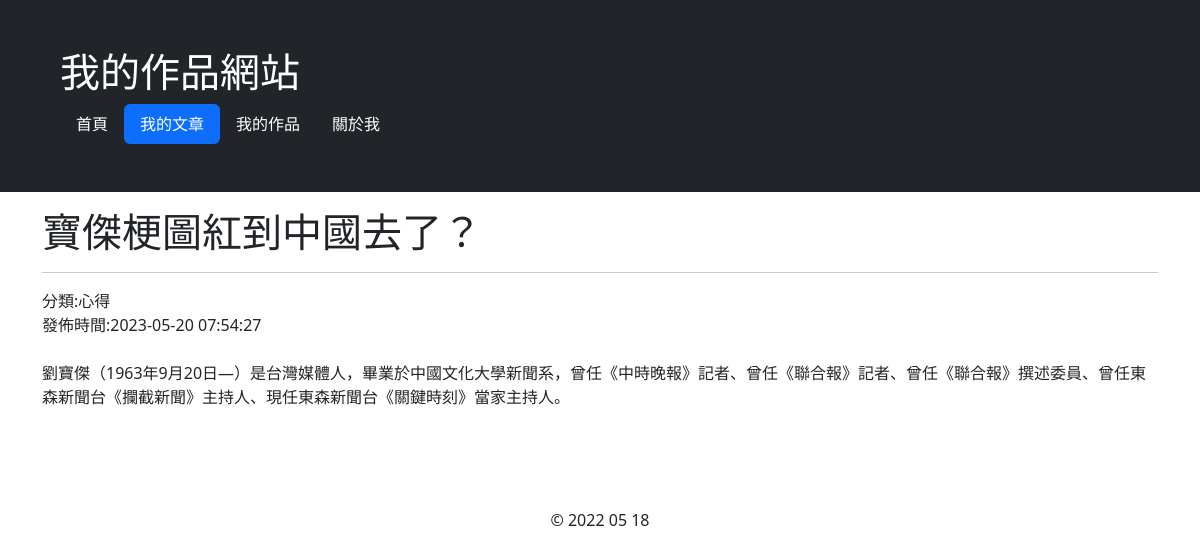
Page /article.php?p=10 on the committed database.
### tables this page shows
CREATE TABLE `article` (
  `id` int(11) NOT NULL COMMENT '文章if',
  `title` varchar(30) NOT NULL COMMENT '標題',
  `category` varchar(50) NOT NULL COMMENT '分類',
  `content` text NOT NULL COMMENT '內文',
  `publish` tinyint(1) NOT NULL COMMENT '是否發佈',
  `create_date` datetime NOT NULL COMMENT '建立日期',
  `modify_date` datetime DEFAULT NULL COMMENT '修改日期'
);

### php/functions.php (called while the page is built, shortened)
<?php
function get_article($id){
    $link = $GLOBALS['link'];
    $article = NULL ;
    $sql = "SELECT * FROM `article` WHERE `id` = {$id} ;" ;
    $result = mysqli_query($link, $sql);
    if($result) {
        if(mysqli_num_rows($result) == 1 ){
            $article = mysqli_fetch_assoc($result);
        }
    }else{
        echo "0 result";
    }
    return $article;
}
?>

### article.php (the view, shortened to what this page needs)
<?php
	require_once "./php/functions.php";
	$article = get_article($_GET['p']);
?>
<!DOCTYPE html>
<html>
<head>
	<link rel="stylesheet" type="text/css" href="./css/bootstrap.min.css">
	<link rel="stylesheet" type="text/css" href="./css/style.css">
</head>
<body>
<div class="p-5 bg-dark text-white mb-3 ">
	<div class="container">
	  <div class="row">
		<div class="col-xs-12">
			<h1 class="text-left">我的作品網站</h1>
			<ul class="nav nav-pills">
			  <li class="nav-item">
			    <a class="nav-link text-white " href="index.php">首頁</a>
			  </li>
			  <li class="nav-item">
			    <a class="nav-link text-white active" href="article_list.php">我的文章</a>
			  </li>
			  <li class="nav-item">
			    <a class="nav-link text-white" href="work_list.php">我的作品</a>
			  </li>
			  <li class="nav-item">
			    <a class="nav-link text-white" href="about.php">關於我</a>
			  </li>
			</ul>
	    </div>
	  </div>
	</div>
</div>
<div class="content">
	<div class="container">
	  <div class="row">
		<div class="col-xs-12">
			<?php if($article): ?>
					<h1><?php echo ($article['title']); ?></h1>
					<hr/>
					分類:<?php echo ($article['category']); ?><br/>
					發佈時間:<?php echo ($article['create_date']); ?><br/><br/>
					<?php echo ($article['content']); ?>
			<?php else: ?>
					<h1>no data</h1>
			<?php endif; ?>
	    </div>
	  </div>
	</div>
</div>
<div class="footer">
	<div class="container">
	  <div class="row">
		<div class="col-xs-12">
			<p class="text-center" role="alert">
			 &copy; 2022 05 18
			</p>
	    </div>
	  </div>
	</div>
</div>
</body>
</html>

### css/style.css (style rules this page uses)
div.content { min-height: 300px; }

### rows in the picture
article: title "寶傑梗圖紅到中國去了？", category "心得", create_date "2023-05-20 07:54:27", content "劉寶傑（1963年9月20日—）是台灣媒體人，畢業於中國文化大學新聞系，曾任《中時晚報》記者、曾任《聯合報》記者、曾任《聯合報》撰述委員、曾任東森新聞台《攔截新聞》主持人、現任東森新聞台《關鍵時刻》當家主持人。"
